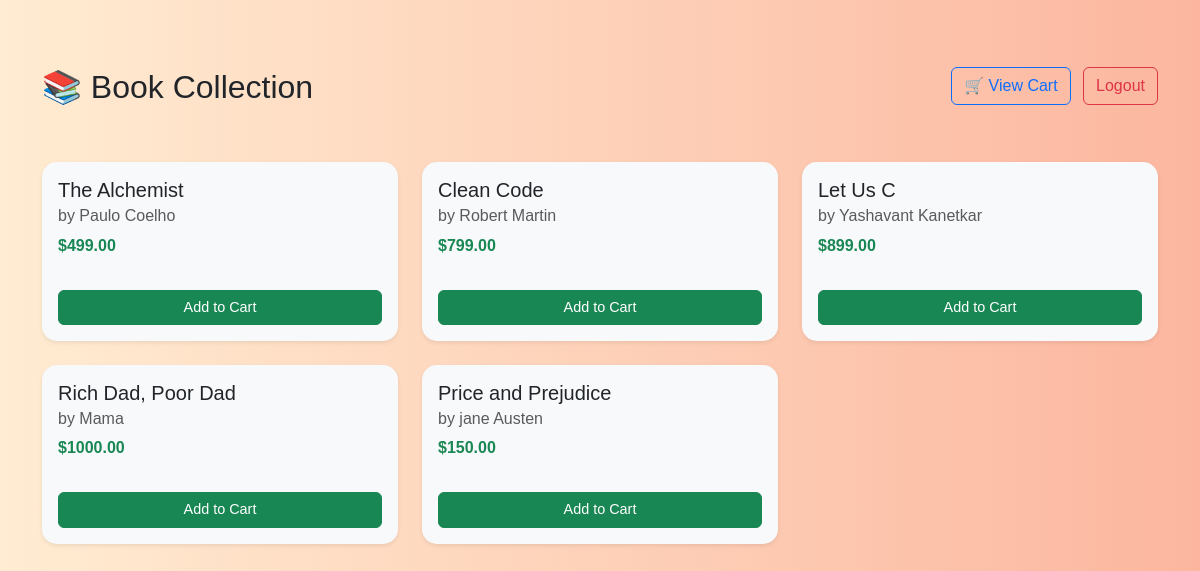
The app's page /books/ (signed in) with its own data.
### store/models.py (models this page shows, shortened)
class Book(models.Model):
    title = models.CharField(max_length=100)
    author = models.CharField(max_length=100)
    price = models.DecimalField(max_digits=6, decimal_places=2)

### store/views.py (the view)
# urls.py: path('books/', views.book_list, name='book_list'),
@login_required
def book_list(request):
    books = Book.objects.all()
    return render(request, 'book_list.html', {'books': books})

### store/templates/book_list.html (shortened to what this page needs)
{% load static %}
<!DOCTYPE html>
<html lang="en">
<head>
    <link href="https://cdn.jsdelivr.net/npm/bootstrap@5.3.2/dist/css/bootstrap.min.css" rel="stylesheet">
    <link rel="stylesheet" href="{% static 'store/styles.css' %}">
</head>
<body>
<div class="container py-5">
    <div class="d-flex justify-content-between align-items-center mb-5">
        <h2 class="text-dark">📚 Book Collection</h2>
        <div>
            <a href="{% url 'cart' %}" class="btn btn-outline-primary me-2">🛒 View Cart</a>
            <a href="{% url 'logout' %}" class="btn btn-outline-danger">Logout</a>
        </div>
    </div>
    {% if books %}
        <div class="row g-4">
            {% for book in books %}
                <div class="col-md-6 col-lg-4">
                    <div class="card h-100 shadow-sm bg-light">
                        <div class="card-body d-flex flex-column">
                            <h5 class="card-title">{{ book.title }}</h5>
                            <h6 class="card-subtitle mb-2 text-muted">by {{ book.author }}</h6>
                            <p class="card-text mt-auto fw-bold text-success">${{ book.price }}</p>
                            <a href="{% url 'add_to_cart' book.id %}" class="btn btn-success mt-3">Add to Cart</a>
                        </div>
                    </div>
                </div>
            {% endfor %}
        </div>
    {% else %}
        <p class="text-muted text-center">No books available at the moment.</p>
    {% endif %}
</div>
</body>
</html>

### store/static/store/styles.css (style rules this page uses)
body { font-family: Arial, sans-serif; background-color: #f4f7f9; margin: 0; padding: 0; }
h2 { color: #333; text-align: center; margin-top: 20px; }
button, a { display: inline-block; padding: 10px 20px; background-color: #0077cc; color: white; text-decoration: none; border-radius: 5px; margin-top: 10px; }

### store/templates/book_list.html (style rules this page uses)
body { background: linear-gradient(to right, #ffecd2, #fcb69f); min-height: 100vh; }
.card { border: none; border-radius: 15px; transition: transform 0.2s ease-in-out; }
.btn-success { font-size: 0.9rem; }

### records on screen
Book: title "The Alchemist", author "Paulo Coelho", price "499.00"
Book: title "Clean Code", author "Robert Martin", price "799.00"
Book: title "Let Us C", author "Yashavant Kanetkar", price "899.00"
Book: title "Rich Dad, Poor Dad", author "Mama", price "1000.00"
Book: title "Price and Prejudice", author "jane Austen", price "150.00"
